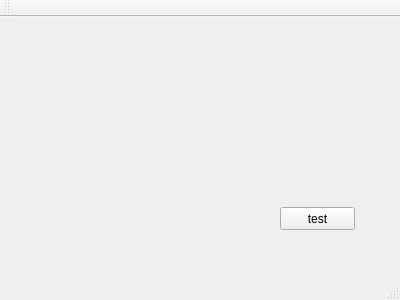
<?xml version="1.0" encoding="UTF-8"?>
<ui version="4.0">
 <class>MainWindow</class>
 <widget class="QMainWindow" name="MainWindow">
  <property name="geometry">
   <rect>
    <x>0</x>
    <y>0</y>
    <width>400</width>
    <height>300</height>
   </rect>
  </property>
  <property name="windowTitle">
   <string>MainWindow</string>
  </property>
  <widget class="QWidget" name="centralWidget">
   <widget class="QPushButton" name="pushButton">
    <property name="geometry">
     <rect>
      <x>280</x>
      <y>190</y>
      <width>75</width>
      <height>23</height>
     </rect>
    </property>
    <property name="text">
     <string>test</string>
    </property>
   </widget>
  </widget>
  <widget class="QMenuBar" name="menuBar">
   <property name="geometry">
    <rect>
     <x>0</x>
     <y>0</y>
     <width>400</width>
     <height>23</height>
    </rect>
   </property>
  </widget>
  <widget class="QToolBar" name="mainToolBar">
   <attribute name="toolBarArea">
    <enum>TopToolBarArea</enum>
   </attribute>
   <attribute name="toolBarBreak">
    <bool>false</bool>
   </attribute>
  </widget>
  <widget class="QStatusBar" name="statusBar"/>
 </widget>
 <layoutdefault spacing="6" margin="11"/>
 <resources/>
 <connections/>
</ui>
